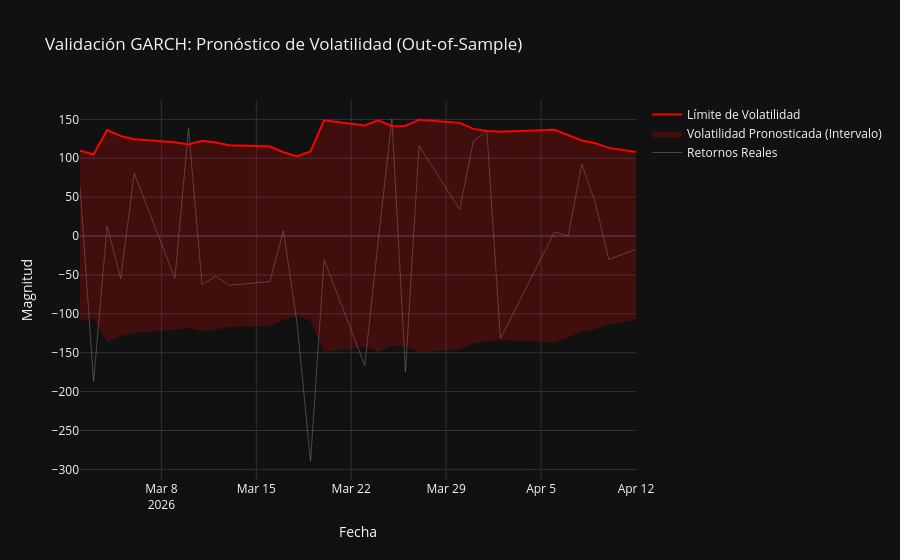

The notebook cell saved with this chart:
### Code cell
# Preparar los datos
indices_test = test_data.index
vol_test_series = pd.Series(rolling_vol, index=test_data.index)

fig_garch = go.Figure()

# Retornos reales en el set de prueba
fig_garch.add_trace(go.Scatter(
    x=indices_test, y=test_data,
    mode='lines',
    name='Retornos Reales',
    line=dict(color='grey', width=1),
    opacity=0.5
))

# Banda Superior de Volatilidad
fig_garch.add_trace(go.Scatter(
    x=indices_test, y=vol_test_series,
    mode='lines',
    line=dict(width=0),
    showlegend=False
))

# Banda Inferior de Volatilidad con Relleno (Shading)
fig_garch.add_trace(go.Scatter(
    x=indices_test, y=-vol_test_series,
    mode='lines',
    line=dict(width=0),
    fill='tonexty', # Rellena hacia la traza anterior
    fillcolor='rgba(255, 0, 0, 0.2)',
    name='Volatilidad Pronosticada (Intervalo)'
))

# Línea de contorno para que se vea definida
fig_garch.add_trace(go.Scatter(
    x=indices_test, y=vol_test_series,
    mode='lines',
    line=dict(color='red', width=2),
    name='Límite de Volatilidad'
))

fig_garch.update_layout(
    title='Validación GARCH: Pronóstico de Volatilidad (Out-of-Sample)',
    xaxis_title='Fecha',
    yaxis_title='Magnitud',
    template='plotly_dark', # El modo oscuro resalta muy bien las bandas rojas
    hovermode='x unified'
)

fig_garch.show()
